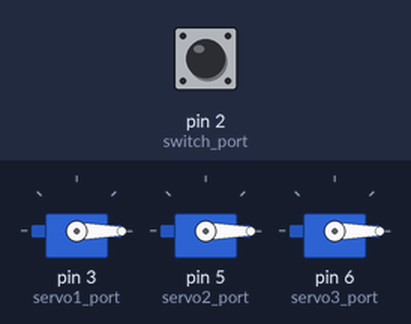
Simulated run of this sketch. Board: Arduino Uno, built with avr-gcc and run on an emulated ATmega328P. On the bench: 3 × servo. The test bench sets the inputs (shaded band); at power-on: pin 2 (switch_port) LOW.

Above: at 0.8 s.
0.9 s: pin 2 (switch_port) pulled HIGH for 0.15 s
At 2.2 s:
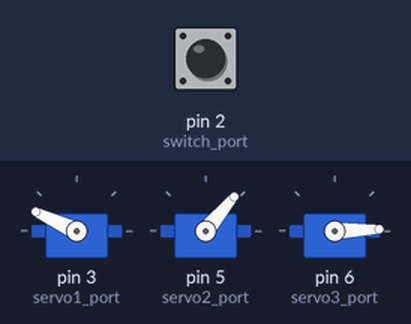
4.0 s: pin 2 (switch_port) pulled HIGH for 1 s
At 4.3 s:
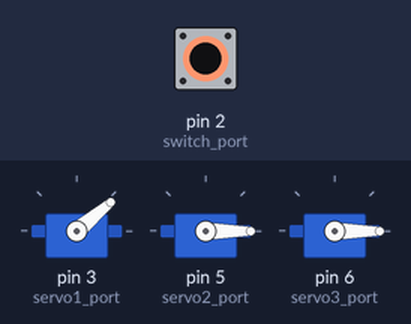
8.0 s: pin 2 (switch_port) pulled HIGH for 3.2 s
At 9.0 s:
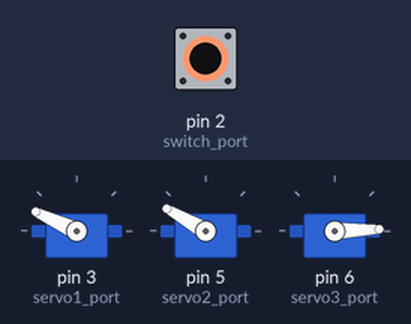
Timing chart, 0 to 16.2 s (numbered marks = the images above; inputs shaded):
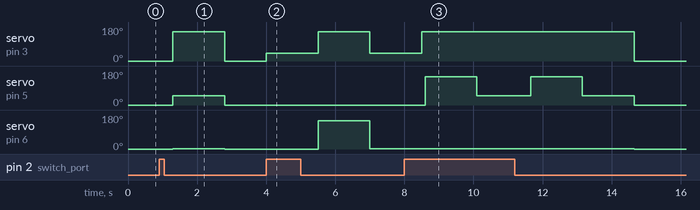

The sketch:

Shirt_Folder.ino
```cpp
#include <Servo.h>
//Define servo and switch ports.
#define servo1_port 3
#define servo2_port 5
#define servo3_port 6
#define switch_port 2
//Define the zero positions for the servos.
#define servo1_inital_position 155
#define servo2_inital_position 50
#define servo3_inital_position 2
//Define the 90 degree position for the servos.
#define servo1_90_position 60
#define servo2_90_position 130
#define servo3_90_position 120
//Define the number which needs to be added to the 90 degree value in order the reach the final location.
#define servo1_90_to_final -20
#define servo2_90_to_final 20
#define servo3_90_to_final 30
//Calculate the final positions of all the servos.
#define servo1_final_position servo1_90_to_final + servo1_90_position
#define servo2_final_position servo2_90_to_final + servo2_90_position
#define servo3_final_position servo3_90_to_final + servo3_90_position
//Define all other constants
#define delay_after_movement 1500
Servo servo1;
Servo servo2;
Servo servo3;
void setup(){
  pinMode(switch_port,INPUT);
  servo1.attach(servo1_port);
  servo2.attach(servo2_port);
  servo3.attach(servo3_port);
  relaxServos();

  //Serial.begin(9600);
  //Serial.println(digitalRead(switch_port));
  if(digitalRead(switch_port)==HIGH){
    while(digitalRead(switch_port)==HIGH);
    delay(200);
  }else if(digitalRead(switch_port)==LOW){
    while(digitalRead(switch_port)==LOW);
    delay(200);
    while(digitalRead(switch_port)==HIGH);
    delay(200);
  }
  resetServos(true);

}
void loop(){

  if(digitalRead(switch_port)==HIGH){

    sendServoToPosition(1,servo1_final_position,true);
    sendServoToPosition(1,servo1_inital_position,false);
    sendServoToPosition(3,servo3_final_position,true);
    sendServoToPosition(3,servo3_inital_position,false);
    sendServoToPosition(1,servo1_final_position,true);
    sendServoToPosition(1,servo1_inital_position,false);
    if(digitalRead(switch_port)==LOW){
      sendServoToPosition(3,servo3_final_position,true);
      sendServoToPosition(3,servo3_inital_position,false);
      while(digitalRead(switch_port)==LOW);
    }
    delay(100);
    sendServoToPosition(2,servo2_final_position,true);
    sendServoToPosition(2,servo2_inital_position,true);
    while(digitalRead(switch_port)==HIGH);
    delay(50);
    sendServoToPosition(2,servo2_final_position,true);
    sendServoToPosition(2,servo2_inital_position,true);
    relaxServos();
 }

}
void resetServos(boolean wait){
  servo1.write(servo1_inital_position);
  servo2.write(servo2_inital_position);
  servo3.write(servo3_inital_position);
  if(wait){
    delay(delay_after_movement);
    relaxServos();
  }
}
void relaxServos(){
  servo1.write(0);
  servo2.write(0);
  servo3.write(0);
}
void sendServoToPosition(int servoNum, int servoPosition, boolean wait){
  switch(servoNum){
    case 1:
      servo1.write(servoPosition);
      break;
    case 2:
      servo2.write(servoPosition);
      break;
    case 3:
      servo3.write(servoPosition);
      break;
  }
  if(wait)
    delay(delay_after_movement);
}
```

Measured:
- after the input at 0.9 s, servo on pin 3 (servo1_port): 0° → 155° after 0.40 s, → 0° 1.5 s later; servo on pin 5 (servo2_port): 0° → 50° after 0.40 s, → 0° 1.5 s later; servo on pin 6 (servo3_port): 0° → 2° after 0.40 s, → 0° 1.5 s later
- after the input at 4.0 s, servo on pin 3 (servo1_port): 0° → 40° at once, → 155° 1.5 s later, → 40° 1.5 s later; servo on pin 6 (servo3_port): 0° → 150° after 1.5 s, → 2° 1.5 s later
- after the input at 8.0 s, servo on pin 5 (servo2_port): 0° → 150° after 0.60 s, → 50° 1.5 s later, → 150° 1.6 s later, → 50° 1.5 s later, … (5 changes in this stretch)
